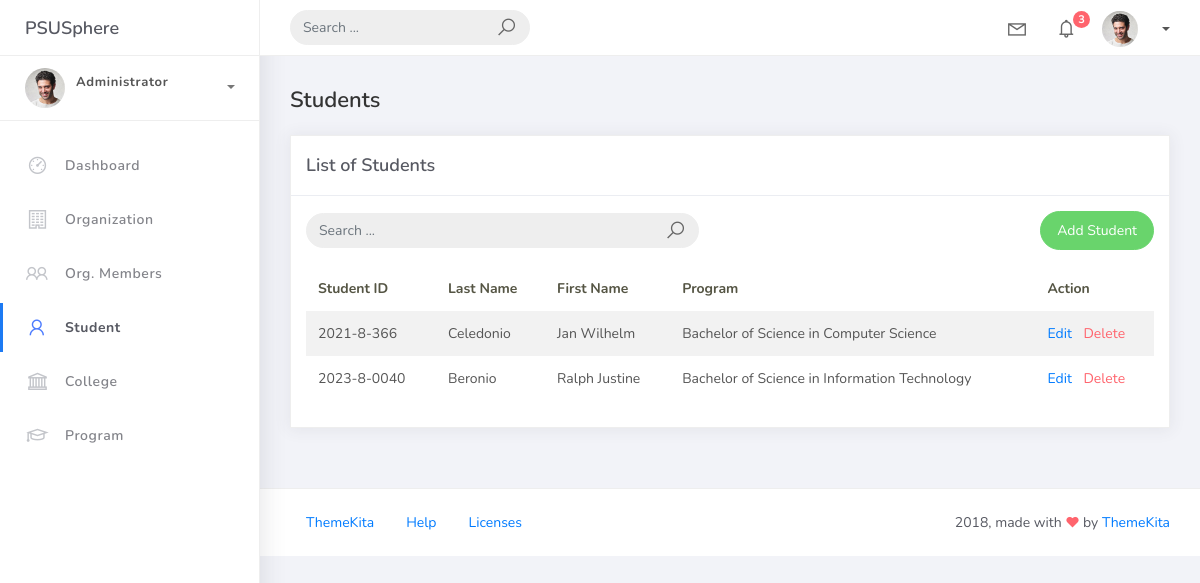
Before: /student_list with the older database file.
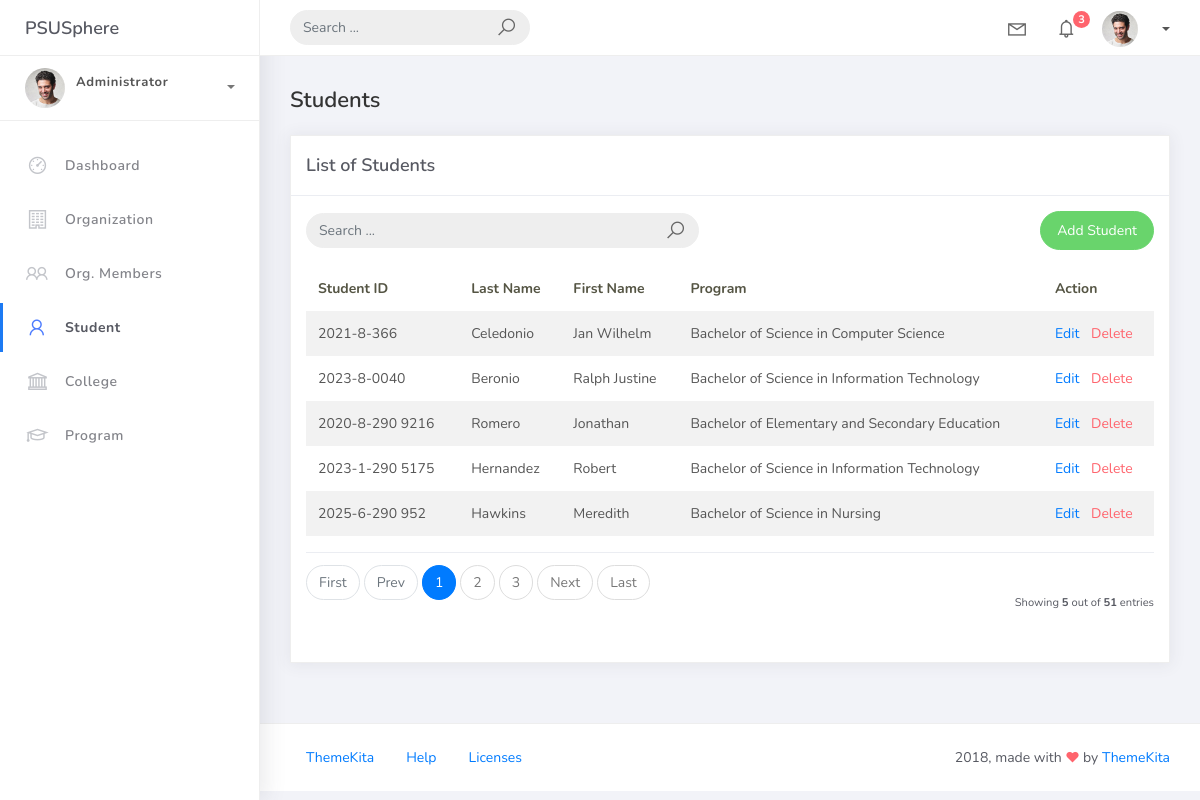
After: the same page with the newer database file.
### studentorg/models.py (models this page shows, shortened)
class BaseModel(models.Model):
    created_at = models.DateTimeField(auto_now_add=True, db_index=True)
    updated_at = models.DateTimeField(auto_now=True)
    class Meta:
        abstract = True

class Student(BaseModel):
    student_id = models.CharField(max_length=15)
    lastname = models.CharField(max_length=25)
    firstname = models.CharField(max_length=25)
    middlename = models.CharField(max_length=25, blank=True, null=True)
    program = models.ForeignKey(Program, on_delete=models.CASCADE)

class Program(BaseModel):
    prog_name = models.CharField(max_length=150)
    college = models.ForeignKey(College, on_delete=models.CASCADE)
    def __str__(self):
        return self.prog_name

### studentorg/views.py (the view)
# urls.py: path('student_list', StudentList.as_view(), name='student-list'),
class StudentList(ListView):
    model = Student
    context_object_name = 'student'
    template_name = 'student_list.html'
    paginate_by = 5
    def get_queryset(self):
        query = self.request.GET.get('q')
        if query:
            return Student.objects.filter(
                Q(firstname__icontains=query) |
                Q(lastname__icontains=query) |
                Q(student_id__icontains=query)
            )
        return Student.objects.all()

### templates/student_list.html
{% extends 'base.html' %}
{% load static %}
{% block content %}
<div class="content">
    <div class="container-fluid">
        <h4 class="page-title">Students</h4>
        <div class="row">
            <div class="col-md-12">
                <div class="card">
                    <div class="card-header">
                        <div class="card-title">List of Students</div>
                    </div>
                    <div class="card-body">
                        <div class="row align-items-center mb-3">
                            <div class="col-md-6">
                                <form class="navbar-left navbar-form nav-search mr-md-3" action="{% url 'student-list' %}">
                                    <div class="input-group">
                                        <input type="text" placeholder="Search ..." class="form-control" name="q" value="{{ request.GET.q }}"/>
                                        <div class="input-group-append">
                                            <span class="input-group-text"><i class="la la-search search-icon"></i></span>
                                        </div>
                                    </div>
                                </form>
                            </div>
                            <div class="col-md-6">
                                <div class="pull-right">
                                    <a href="{% url 'student-add' %}" class="btn btn-success btn-rounded">Add Student</a>
                                </div>
                            </div>
                        </div>
                        <table class="table table-striped mt-3">
                            <thead>
                                <tr>
                                    <th scope="col">Student ID</th>
                                    <th scope="col">Last Name</th>
                                    <th scope="col">First Name</th>
                                    <th scope="col">Program</th>
                                    <th scope="col">Action</th>
                                </tr>
                            </thead>
                            <tbody>
                                {% for object in object_list %}
                                <tr>
                                    <td>{{ object.student_id }}</td>
                                    <td>{{ object.lastname }}</td>
                                    <td>{{ object.firstname }}</td>
                                    <td>{{ object.program }}</td>
                                    <td>
                                        <a href="{% url 'student-update' object.id %}">Edit</a>
                                        <a href="{% url 'student-delete' object.id %}" class="text-danger ml-2">Delete</a>
                                    </td>
                                </tr>
                                {% empty %}
                                <tr>
                                    <td colspan="5" style="text-align: center">
                                        <p class="text-sm font-weight-bold mb-0">No Records Found</p>
                                    </td>
                                </tr>
                                {% endfor %}
                            </tbody>
                        </table>
                        {% include 'includes/pagination.html' %}
                    </div>
                </div>
            </div>
        </div>
    </div>
</div>
{% endblock %}

Changed rows visible on the page:
added Student: student_id "2020-8-290 9216", lastname "Romero", firstname "Jonathan", program "Bachelor of Elementary and Secondary Education"
added Student: student_id "2023-1-290 5175", lastname "Hernandez", firstname "Robert", program "Bachelor of Science in Information Technology"
added Student: student_id "2025-6-290 952", lastname "Hawkins", firstname "Meredith", program "Bachelor of Science in Nursing"
Other visible differences:
{{ object_list.count }}: (not shown) → "5"
{{ paginator.count }}: (not shown) → "51"
text now shown: "First Prev Next Last Showing out of entries"
new list line: "1"
new list line: "2"
new list line: "3"
